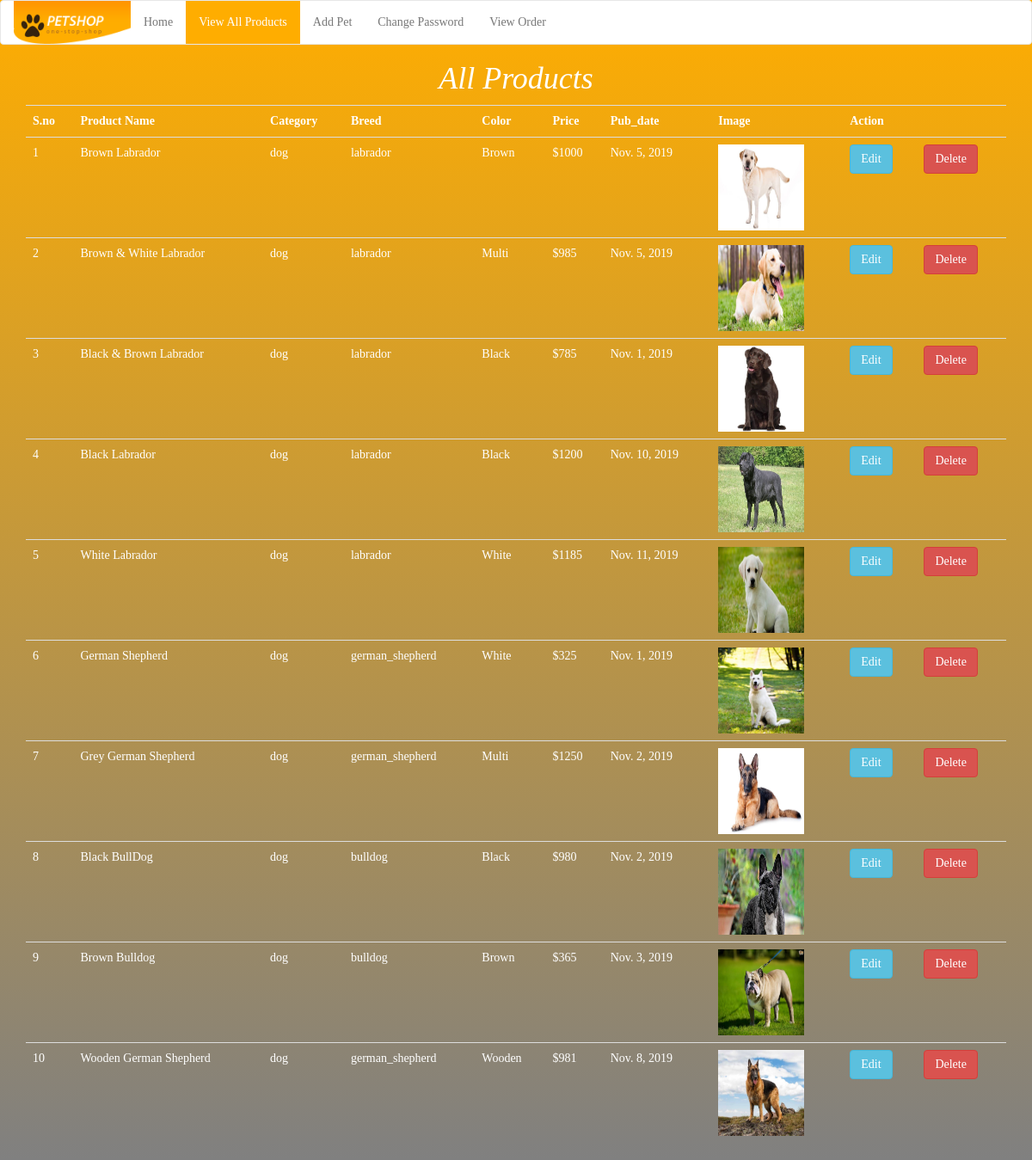
The page /allpet/ on the database its author committed.
### mypet/models.py (models this page shows, shortened)
class Pet(models.Model):
	Pet_Choice = [
	('dog','DOG'),
	('cat','CAT'),
	]
	Breed_Choice = [
	('labrador','LABRADOR'),
	('bulldog','BULLDOG'),
	('german_shepherd','GERMAN_SHERPHERD'),
	('beagle','BEAGLE'),
	('poodle','POODLE'),
	('exotic_shorthair','EXOTIC SHORTHAIR'),
	('ragdoll','RAGDOLL'),
	('british_shorthair','BRITISH SHORTHAIR'),
	('persian','PERSIAN'),
	('maine_coon','MAINE COON'),
	]
	name = models.CharField(max_length=100,null=True)
	category = models.CharField(max_length=100,choices=Pet_Choice,default='dog')
	breed = models.CharField(max_length=100,choices=Breed_Choice,default='labrador')
	color = models.CharField(max_length=100,null=True)
	price = models.IntegerField(null=True)
	age = models.IntegerField(null=True)
	Image = models.ImageField(upload_to="shop/images",null=True)
	pub_date = models.DateField()

### mypet/views.py (the view)
# urls.py: path('allpet/',views.allpet,name="allpet"),
def allpet(request):
	dog=Pet.objects.all()
	return render(request,'allpet.html',{'dog':dog})

### templates/allpet.html (shortened to what this page needs)
{% load static %}
<!DOCTYPE html>
<html lang="en">
<head>
  <link rel="stylesheet" href="https://maxcdn.bootstrapcdn.com/bootstrap/3.4.0/css/bootstrap.min.css">
<link href="//netdna.bootstrapcdn.com/bootstrap/3.2.0/css/bootstrap.min.css" rel="stylesheet" id="bootstrap-css">
</head>
<body>
  <nav class="navbar navbar-default" style="background-color: white;">
  <div class="container-fluid">
    <div class="navbar-header">
      <a href="index.html"><img style="height: 50px;" src="{% static 'images/logo.gif' %}" alt="" /></a>
    </div>
    <ul class="nav navbar-nav">
      <li class="hov"><a href="/">Home</a></li>
      <li class="active"><a style="background-color: #ffad00 !important; color:white;" href="">View All Products</a></li>
      <li class="hov"><a href="{% url 'addpet' %}">Add Pet</a></li>
      <li class="hov"><a href="{% url 'change_password' %}">Change Password</a></li>
      <li class="hov"><a href="">View Order</a></li>
    </ul>
  </div>
</nav>
<center>
  <h1><span style="font-family: century-gothic; font-style: italic;">All Products</span></h1>
</center>
<div class="container">
      <table align="center" class="table table-border table-hover table-responsive">
            <tr>
                  <th>S.no</th>
                  <th>Product Name</th>
                  <th>Category</th>
                  <th>Breed</th>
                  <th>Color</th>
                  <th>Price</th>
                  <th>Pub_date</th>
                  <th>Image</th>
                  <th colspan="2">Action</th>
            </tr>
            {% for i in dog %}
              <tr>
                <td>{{forloop.counter}}</td>
                <td>{{i.name}}</td>
                <td>{{i.category}}</td>
                <td>{{i.breed}}</td>
                <td>{{i.color}}</td>
                <td>${{i.price}}</td>
                <td>{{i.pub_date}}</td>
                <td><a href="/media/{{i.Image}}"><img src="/media/{{i.Image}}" height="100" width="100"></a></td>
                <td><a href="{% url 'editpet' i.id %}" class="btn btn-info">Edit</a> </td><td><a href="{% url 'deletepet' i.id %}" class="btn btn-danger">Delete</a></td>
              </tr>
            {% endfor %}
      </table>
</div>
</body>
</html>

### templates/allpet.html (style rules this page uses)
body { margin: 0; padding: 0; font-family:century gothic; color:white; background-image:linear-gradient(#ffad00,grey); background-size:100% 100%; }
td { padding: 10px; }
th { padding: 10px; }

### rows shown on the page
Pet: name "Brown Labrador", category "dog", breed "labrador", color "Brown", price "1000", pub_date "Nov. 5, 2019", Image (picture)
Pet: name "Brown & White Labrador", category "dog", breed "labrador", color "Multi", price "985", pub_date "Nov. 5, 2019", Image (picture)
Pet: name "Black & Brown Labrador", category "dog", breed "labrador", color "Black", price "785", pub_date "Nov. 1, 2019", Image (picture)
Pet: name "Black Labrador", category "dog", breed "labrador", color "Black", price "1200", pub_date "Nov. 10, 2019", Image (picture)
Pet: name "White Labrador", category "dog", breed "labrador", color "White", price "1185", pub_date "Nov. 11, 2019", Image (picture)
Pet: name "German Shepherd", category "dog", breed "german_shepherd", color "White", price "325", pub_date "Nov. 1, 2019", Image (picture)
Pet: name "Grey German Shepherd", category "dog", breed "german_shepherd", color "Multi", price "1250", pub_date "Nov. 2, 2019", Image (picture)
Pet: name "Black BullDog", category "dog", breed "bulldog", color "Black", price "980", pub_date "Nov. 2, 2019", Image (picture)
Pet: name "Brown Bulldog", category "dog", breed "bulldog", color "Brown", price "365", pub_date "Nov. 3, 2019", Image (picture)
Pet: name "Wooden German Shepherd", category "dog", breed "german_shepherd", color "Wooden", price "981", pub_date "Nov. 8, 2019", Image (picture)
